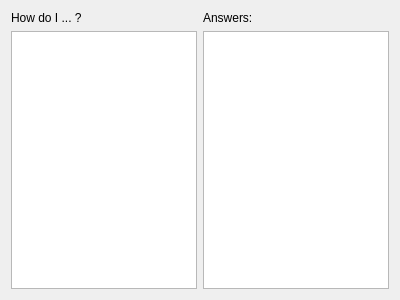
<?xml version="1.0" encoding="UTF-8"?>
<ui version="4.0">
 <class>CWE03</class>
 <widget class="QWidget" name="CWE03">
  <property name="geometry">
   <rect>
    <x>0</x>
    <y>0</y>
    <width>400</width>
    <height>300</height>
   </rect>
  </property>
  <property name="windowTitle">
   <string>Form</string>
  </property>
  <layout class="QGridLayout" name="gridLayout">
   <item row="1" column="0">
    <widget class="QListWidget" name="listHowTo"/>
   </item>
   <item row="0" column="0">
    <widget class="QLabel" name="label">
     <property name="text">
      <string>How do I ... ?</string>
     </property>
    </widget>
   </item>
   <item row="1" column="1">
    <widget class="QTextBrowser" name="textBrowser_Answers"/>
   </item>
   <item row="0" column="1">
    <widget class="QLabel" name="label_2">
     <property name="text">
      <string>Answers:</string>
     </property>
    </widget>
   </item>
  </layout>
 </widget>
 <resources/>
 <connections/>
</ui>
